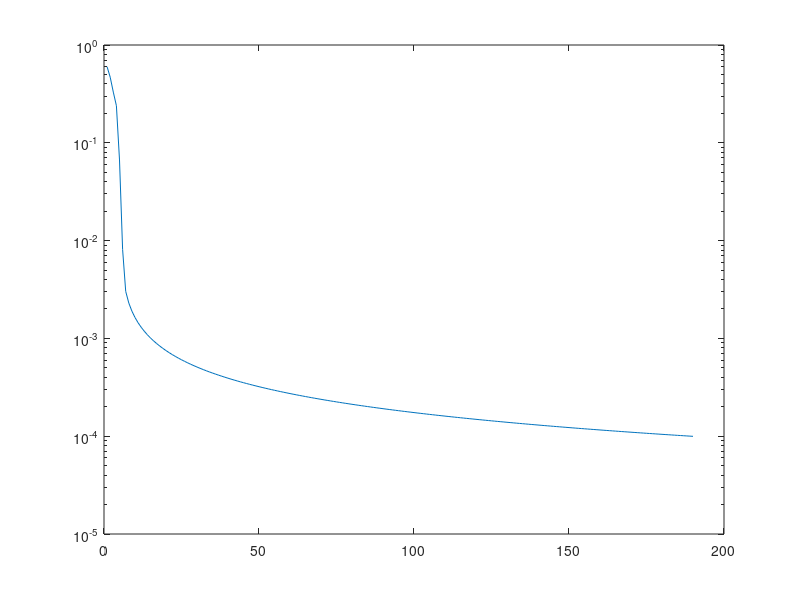
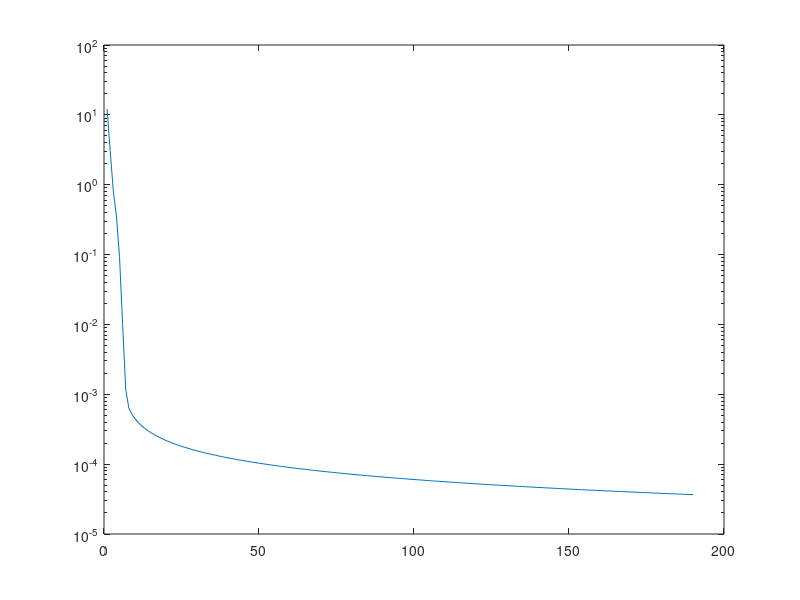

MATLAB code for these plots, in order:
%function [y,fval_y]=amijosearch(x)
% x=(c,omega)' is my current point,it's a column vector
m=500;
n=1000;
alpha = 0.1; beta = 0.7;
A=randn(n,m); % data
b=sign(rand(m,1)-0.5);
x=ones(n+1,1);
frecord=[];
grecord = []; 
grad=zeros(n+1,1);
bA=repmat(b,1,1000).*A';
p=1./(1+exp(-bA*x(2:n+1)-x(1)*b));
grad(2:n+1)=-bA'*(1-p)/m;
grad(1)=-b'*(1-p)/m;
gtemp=norm(grad);
while gtemp>=0.0001   
    fval_x = -sum(log(p))/m; 
    frecord=[frecord fval_x];
    t = 15; 
    y = x - t*grad;
    p = 1./(1+exp(-bA*y(2:n+1)-y(1)*b));
    fval_y = -sum(log(p))/m; 
    
    while fval_y >= fval_x - alpha*t*norm(grad)^2
        t = beta*t; 
        y = x - t*grad;
        p=1./(1+exp(-bA*y(2:n+1)-y(1)*b));
        fval_y = -sum(log(p))/m;
    end
    x = y;
    grad(2:n+1) = -bA'*(1-p)/m;
    grad(1) = -b'*(1-p)/m;
    gtemp = norm(grad);
    grecord = [grecord gtemp];
end
figure(1); semilogy((1:length(grecord)),grecord);
figure(2); semilogy((1:length(frecord)),frecord);


